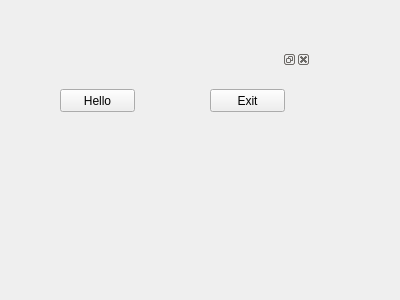
<?xml version="1.0" encoding="UTF-8"?>
<ui version="4.0">
 <class>Form</class>
 <widget class="QWidget" name="Form">
  <property name="geometry">
   <rect>
    <x>0</x>
    <y>0</y>
    <width>400</width>
    <height>300</height>
   </rect>
  </property>
  <property name="windowTitle">
   <string>Form</string>
  </property>
  <widget class="QDockWidget" name="dockWidget">
   <property name="geometry">
    <rect>
     <x>60</x>
     <y>50</y>
     <width>251</width>
     <height>101</height>
    </rect>
   </property>
   <widget class="QWidget" name="dockWidgetContents">
    <widget class="QPushButton" name="pushButton">
     <property name="geometry">
      <rect>
       <x>0</x>
       <y>20</y>
       <width>75</width>
       <height>23</height>
      </rect>
     </property>
     <property name="text">
      <string>Hello</string>
     </property>
    </widget>
    <widget class="QPushButton" name="pushButton_2">
     <property name="geometry">
      <rect>
       <x>150</x>
       <y>20</y>
       <width>75</width>
       <height>23</height>
      </rect>
     </property>
     <property name="text">
      <string>Exit</string>
     </property>
    </widget>
   </widget>
  </widget>
 </widget>
 <resources/>
 <connections/>
</ui>
